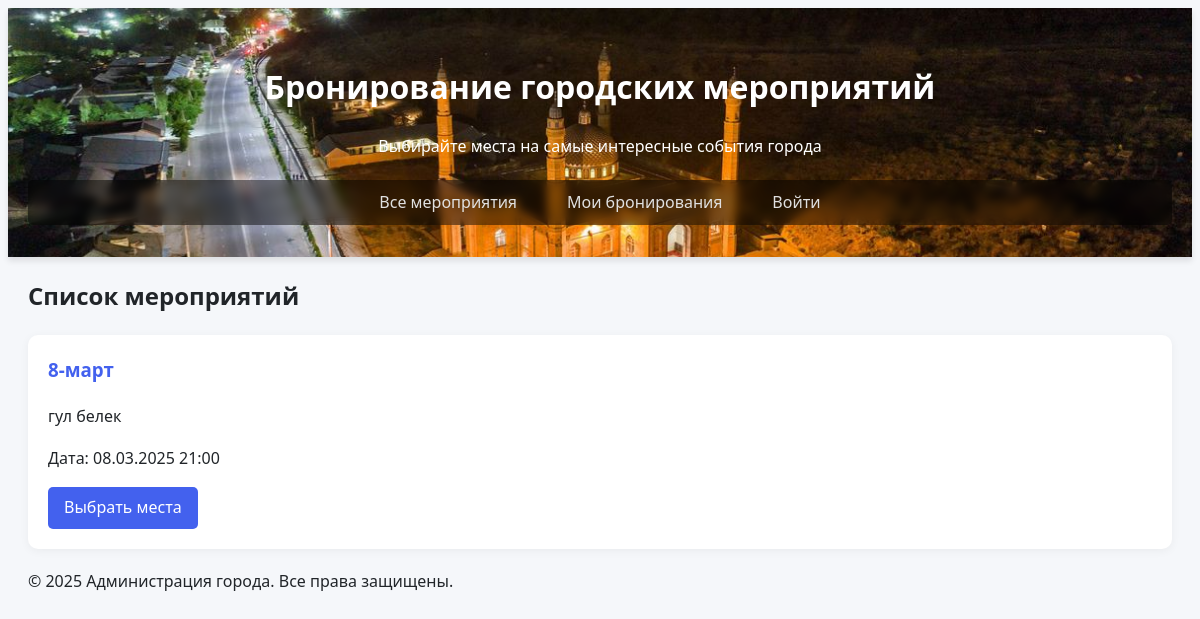
The page / on the database its author committed.
### database.py (models this page shows)
class Event(db.Model):
    id = db.Column(db.Integer, primary_key=True)
    name = db.Column(db.String(100), nullable=False)
    description = db.Column(db.Text)
    date = db.Column(db.DateTime, nullable=False)
    seats = db.relationship('Seat', backref='event', lazy=True, cascade="all, delete-orphan")

### app.py (the view)
@app.route('/')
def events_list():
    events = Event.query.all()
    return render_template('events.html', events=events)

### templates/events.html
{% extends "base.html" %}
{% block content %}
<h2>Список мероприятий</h2>
{% if events %}
<div class="events">
    {% for event in events %}
    <div class="event-card">
        <h3>{{ event.name }}</h3>
        <p>{{ event.description }}</p>
        <p>Дата: {{ event.date.strftime('%d.%m.%Y %H:%M') }}</p>
        <a href="{{ url_for('event_detail', event_id=event.id) }}">Выбрать места</a>
    </div>
    {% endfor %}
</div>
{% else %}
<p>На данный момент нет доступных мероприятий.</p>
{% endif %}
{% endblock %}

### static/style.css (style rules this page uses)
:root { --primary: #4361ee; --secondary: #3f37c9; --accent: #4895ef; --danger: #f72585; --success: #4cc9f0; --light: #f8f9fa; --dark: #212529; }
body { font-family: 'Segoe UI', Tahoma, Geneva, Verdana, sans-serif; background-color: #f5f7fa; color: var(--dark); line-height: 1.6; }
h1, h2, h3 { font-weight: 600; }
.event-card { background: white; border-radius: 10px; padding: 20px; margin-bottom: 20px; box-shadow: 0 2px 10px rgba(0, 0, 0, 0.05); transition: transform 0.3s ease, box-shadow 0.3s ease; }
.event-card h3 { color: var(--primary); margin-top: 0; }
.event-card a { display: inline-block; background: var(--primary); color: white; padding: 8px 16px; border-radius: 5px; text-decoration: none; transition: background 0.3s; }

### rows shown on the page
Event: name "8-март", description "гул белек", date "08.03.2025 21:00"
